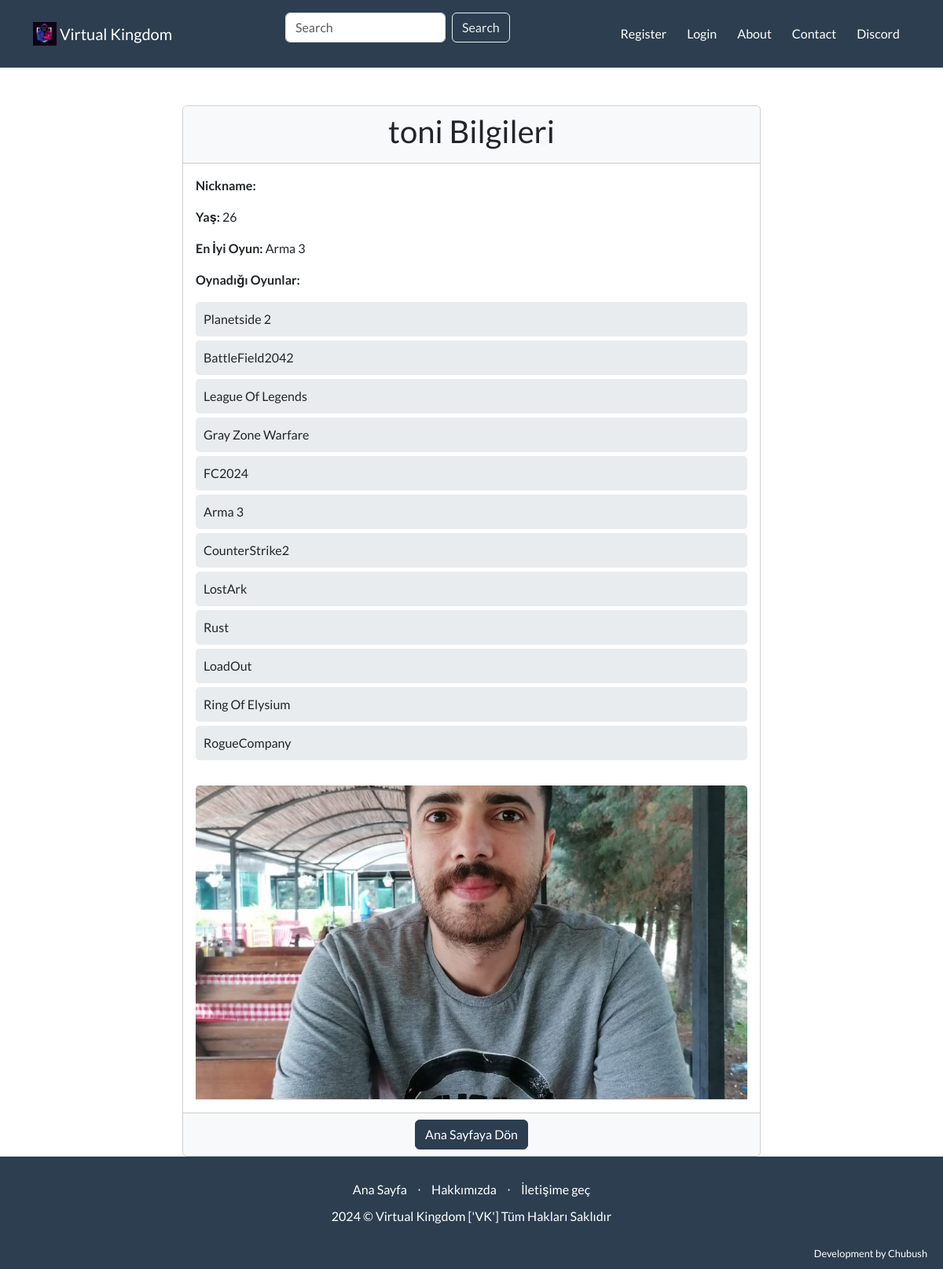
/gamers/2/, run on the app's committed database.
### account/models.py (models this page shows, shortened)
class Gamers(models.Model):
    username = models.OneToOneField(User, on_delete=models.CASCADE, related_name="gamer")
    age = models.IntegerField(blank= True, null=True)
    profile_image = models.ImageField(upload_to="images/gamers_image/" )
    best_game = models.ForeignKey('Games', on_delete=models.CASCADE, related_name='best_players', null=True)
    slug = models.SlugField(max_length=100, unique=True, blank=True, null=True, db_index=True)
    games_played=models.ManyToManyField(Games,  blank=True, )
    is_active=models.BooleanField(default=True)
    class Meta:
        verbose_name = "Gamer"
        verbose_name_plural = "Gamers"
        ordering = ["id"]

class Games(models.Model):
    name = models.CharField(max_length=155)
    category = models.CharField(max_length=155)
    description = models.TextField(max_length=1000)
    image = models.ImageField(upload_to="images/game_image/")
    slug = models.SlugField(max_length=100, unique=True, blank=True, null=True, db_index=True)
    class Meta:
        verbose_name = "Oyun"
        verbose_name_plural = "Oyunlar"
        ordering = ["id"]

### pages/views.py (the view)
# urls.py: path('gamers/<int:pk>/',views.GamerInfoDetailView.as_view(), name='gamer_info'),
class GamerInfoDetailView(DetailView):
    model = Gamers
    template_name = 'pages/gamer-info.html'
    context_object_name = 'gamer'

### pages/templates/pages/gamer-info.html (shortened to what this page needs)
{% extends 'pages/base.html' %}
{% load static %}
{% block content %}
</head>
<body>
    <div class="container mt-5">
        <div class="row justify-content-center">
            <div class="col-md-8">
                <div class="card">
                    <div class="card-header">
                        <h2 class="text-center">{{ gamer.username }} Bilgileri</h2>
                    </div>
                    <div class="card-body">
                        <p><strong>Nickname:</strong> {{ gamer.nickname }}</p>
                        <p><strong>Yaş:</strong> {{ gamer.age }}</p>
                        <p><strong>En İyi Oyun:</strong> {{ gamer.best_game.name }}</p>
                        <p><strong>Oynadığı Oyunlar:</strong></p>
                        <ul>
                            {% for game in gamer.games_played.all %}
                                <li>{{ game.name }}</li>
                            {% endfor %}
                        </ul>
                        {% if gamer.profile_image %}
                            <img src="{{ gamer.profile_image.url }}" class="card-img-top mt-3" alt="{{ gamer.name }}" />
                        {% else %}
                            <img src="{% static 'images/defaultProfile.jpg' %}" class="card-img-top mt-3" alt="Default Profile Image" />
                        {% endif %}
                    </div>
                    <div class="card-footer text-center">
                        <a href="{% url 'index' %}" class="btn btn-primary">Ana Sayfaya Dön</a>
                    </div>
                </div>
            </div>
        </div>
    </div>
</body>
</html>
{% endblock %}

### pages/templates/pages/base.html (style rules this page uses)
body { display: flex; flex-direction: column; min-height: 100vh; }

### pages/templates/pages/gamer-info.html (style rules this page uses)
.card { transition: transform 0.2s, box-shadow 0.2s; }
.card-img-top { max-height: 400px; object-fit: cover; border-bottom: 1px solid #ddd; }
.card-header, .card-footer { background-color: #f8f9fa; }
.card-body ul { list-style-type: none; padding: 0; }
.card-body ul li { background: #e9ecef; margin: 5px 0; padding: 10px; border-radius: 5px; }

### data on the page
Gamers: username "toni", age "26", best_game.name "Arma 3", profile_image (picture)
Games: name "Planetside 2"
Games: name "BattleField2042"
Games: name "League Of Legends"
Games: name "Gray Zone Warfare"
Games: name "FC2024"
Games: name "Arma 3"
Games: name "CounterStrike2"
Games: name "LostArk"
Games: name "Rust"
Games: name "LoadOut"
Games: name "Ring Of Elysium"
Games: name "RogueCompany"
